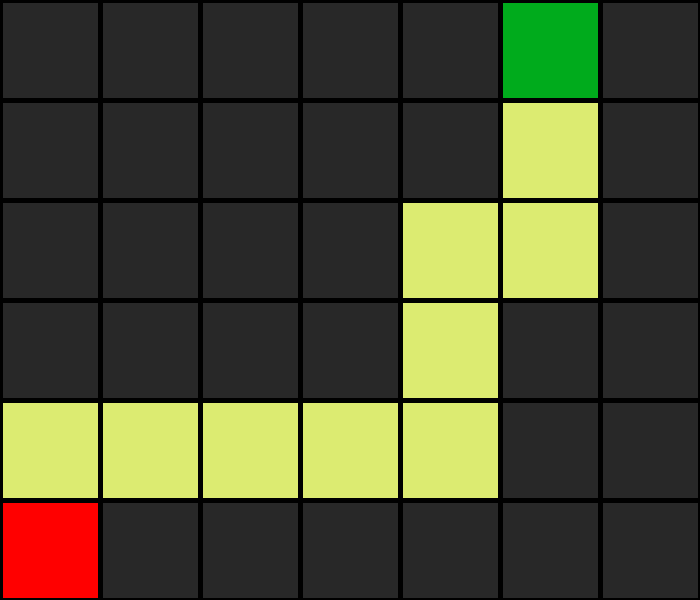

Generate this figure with Python:
import sys

class Node():
    def __init__(self, state, parent, action):
        self.state = state          #It represents the current state associated with the node.
        self.parent = parent        #It represents the parent node from which the current node is derived.
        self.action = action        #It represents the action taken to transition from the parent node to the current node.



"""

StackFrontier class creates 
frontier list - Which stores initial node, remove the node from frontier if it's goal state stop 
if not expand node add resulting nodes to frontier

"""
class StackFrontier():
    def __init__(self):
        self.frontier = []

    def add(self, node):
        self.frontier.append(node)

    def contains_state(self, state):
        return any(i.state == state for i in self.frontier)

    def empty(self):
        return len(self.frontier) == 0

    def remove(self):
        if self.empty():
            raise Exception("empty frontier")
        else:
            node = self.frontier[-1]
            self.frontier = self.frontier[:-1]
            return node


class QueueFrontier(StackFrontier):

    def remove(self):
        if self.empty():
            raise Exception("empty frontier")
        else:
            node = self.frontier[0]
            self.frontier = self.frontier[1:]
            return node

class Maze():

    def __init__(self, filename):

        # Read file and set height and width of maze
        with open(filename) as f:
            contents = f.read()

        # Validate start and goal
        if contents.count("A") != 1:
            raise Exception("maze must have exactly one start point")
        if contents.count("B") != 1:
            raise Exception("maze must have exactly one goal")

        # Determine height and width of maze
        contents = contents.splitlines()
        self.height = len(contents)
        self.width = max(len(single_line) for single_line in contents)


        # Keep track of walls
        self.walls = []
        for i in range(self.height):
            row = []
            for j in range(self.width):
                try:
                    if contents[i][j] == "A":
                        self.start = (i, j) #Getting A in i (height),j(width)
                        row.append(False)

                    elif contents[i][j] == "B":
                        self.goal = (i, j)  #Getting B in i (height),j(width)
                        row.append(False)

                    elif contents[i][j] == " ":
                        row.append(False)   #Getting ' ' in i (height),j(width)

                    else:
                        row.append(True)    #Getting # in i (height),j(width)
                except IndexError:
                    row.append(False)
            self.walls.append(row)         #self.walls is list with len 6 and each element is list of len 7
            
        self.solution = None


    def print(self):
        solution = self.solution[1] if self.solution is not None else None
        print()

        for i, row in enumerate(self.walls): #first loop for considering walls
            for j, col in enumerate(row):    #second loop is for accessing each element of wall


                if col:                      #If columns are true means the are border wall          
                    print("|", end="")

                elif (i, j) == self.start:   # elif row index & column index are (5,0) which is our position for A i.e. start we get it by looking contents
                    print("A", end="")

                elif (i, j) == self.goal:    # elif row index & column index are (0,5) which is our position for B i.e. start we get it by looking contents
                    print("B", end="")

                elif solution is not None and (i, j) in solution:      #This is our path where we can move to reach goal
                    print("*", end="")          

                else:
                    print(" ", end="")
            print()
        print()


    def neighbors(self, Cur_state):
        
        '''
            This function is used to see neighbors i.e (all possible next state we can move from Current state) of Current state
            It takes tuple as Cur_state and split that in row, col
            & returns the result i.e. actions with r & c of possible neighbors state  

            all_possible_actions_in_maze_problem is list of all possible actions and there corresponding row & col changes
            result is list to store neighbors

            So from each Cur_state we perform do check all_possible_actions_in_maze_problem and only possible actions are append in results

            eg. Cur_state = (5,0)
            For loop iteration

            ✔️ 1) For the first tuple: ("up", (5 - 1, 0)) = ("up", (4, 0))
                The condition checks if 0 <= 4 < self.height (True) and 0 <= 0 < self.width (True) and not self.walls[4][0] (not False, which is True). So the condition is True, and it prints ("up", (4, 0)).
            ❌ 2) For the second tuple: ("down", (5 + 1, 0)) = ("down", (6, 0))
                The condition checks if 0 <= 6 < self.height (False) and 0 <= 0 < self.width (True). 
            ❌ 3) For the third tuple: ("left", (5, 0 - 1)) = ("left", (5, -1))
            ❌ 4) For the fourth tuple: ("right", (5, 0 + 1)) = ("right", (5, 1))
                    Here if 0 <= 5 < self.height (True) and 0 <= 1 < self.width (True) and not self.walls[5][1] (not False, which is True).
                    Bcoz see self.walls[5][1] is wall so movement ther

        '''
    
        row, col = Cur_state
        all_possible_actions_in_maze_problem = [
            ("up", (row - 1, col)),
            ("down", (row + 1, col)),
            ("left", (row, col - 1)),
            ("right", (row, col + 1))
        ]

        result = []
        for action, (r, c) in all_possible_actions_in_maze_problem:
            if 0 <= r < self.height and 0 <= c < self.width and not self.walls[r][c]:
                result.append((action, (r, c)))
        return result


    def solve(self):
        """Finds a solution to maze, if one exists."""

        # Keep track of number of states explored
        self.num_explored = 0

        # Initialize frontier to just the starting position
        start = Node(state=self.start, parent=None, action=None)
        print("\n\nStarting the solution\n")
        frontier = StackFrontier()
        print("Added starting state with A as frontier start whose co-ordinates are",start.state)
        frontier.add(start)

        # Initialize an empty explored set
        self.explored = set()

        # Keep looping until solution found
        while True:

            # If nothing left in frontier, then no path
            if frontier.empty():
                raise Exception("no solution")

            # Choose a node from the frontier
            node = frontier.remove()
            print("Node removed by frontier",node.state)
            self.num_explored += 1

            # If node is the goal, then we have a solution i.e. Curstate == B state
            if node.state == self.goal:
                print("Hurrah we found the current state {} same as goal state {}".format(node.state, self.goal))
                actions = [] 
                cells = []
                print("Now with current node we will backtrack to all parent node and save their state & actions")
                print("This is {} goal state we reached it's parent node state is {}\n Now will retrack our parent state till we at start state".format(node.state,node.parent.state))
                
                while node.parent is not None:
                    #node is current node node.parent is parent &  node action are appended in actions list, cells is current state
                    actions.append(node.action)
                    cells.append(node.state)

                    node = node.parent
                    # Understand the logic node is current node & node.parent is parent we assign node.parent to node (parent now become child find it's parent) means our current node is backtracking 
                
                actions.reverse()
                cells.reverse()
                # We are backtracking thus from starting positions everything must be reversed
                self.solution = (actions, cells)
                print("This are actions {} and this are actions resulting_cells {}".format(actions, cells))
                return

            # If node was not goal state then Current node state as explored
            self.explored.add(node.state)
            print("This is set to keep track of explored nodes",self.explored)


            # Add neighbors to frontier
            for action, state in self.neighbors(node.state):
                if not frontier.contains_state(state) and state not in self.explored:
                    child = Node(state=state, parent=node, action=action)
                    frontier.add(child)
                    print("New node added to frontier{} whose parent is {} and actions is {}".format(child.state,node.state,action))
            print("\n")

    def output_image(self, filename, show_solution=True, show_explored=False):
        from PIL import Image, ImageDraw
        cell_size = 50
        cell_border = 2

        # Create a blank canvas
        img = Image.new(
            "RGBA",
            (self.width * cell_size, self.height * cell_size),
            "black"
        )
        draw = ImageDraw.Draw(img)

        solution = self.solution[1] if self.solution is not None else None
        for i, row in enumerate(self.walls):
            for j, col in enumerate(row):

                # Walls
                if col:
                    fill = (40, 40, 40)

                # Start
                elif (i, j) == self.start:
                    fill = (255, 0, 0)

                # Goal
                elif (i, j) == self.goal:
                    fill = (0, 171, 28)

                # Solution
                elif solution is not None and show_solution and (i, j) in solution:
                    fill = (220, 235, 113)

                # Explored
                elif solution is not None and show_explored and (i, j) in self.explored:
                    fill = (212, 97, 85)

                # Empty cell
                else:
                    fill = (237, 240, 252)

                # Draw cell
                draw.rectangle(
                    ([(j * cell_size + cell_border, i * cell_size + cell_border),
                      ((j + 1) * cell_size - cell_border, (i + 1) * cell_size - cell_border)]),
                    fill=fill
                )

        img.save(filename)


if len(sys.argv) != 2:
    sys.exit("Usage: python maze.py maze.txt")

m = Maze(sys.argv[1])
print("Maze:")
m.print()
print("Solving...")
m.solve()
print("States Explored:", m.num_explored)
print("Solution:")
m.print()
m.output_image("maze.png", show_explored=True)
